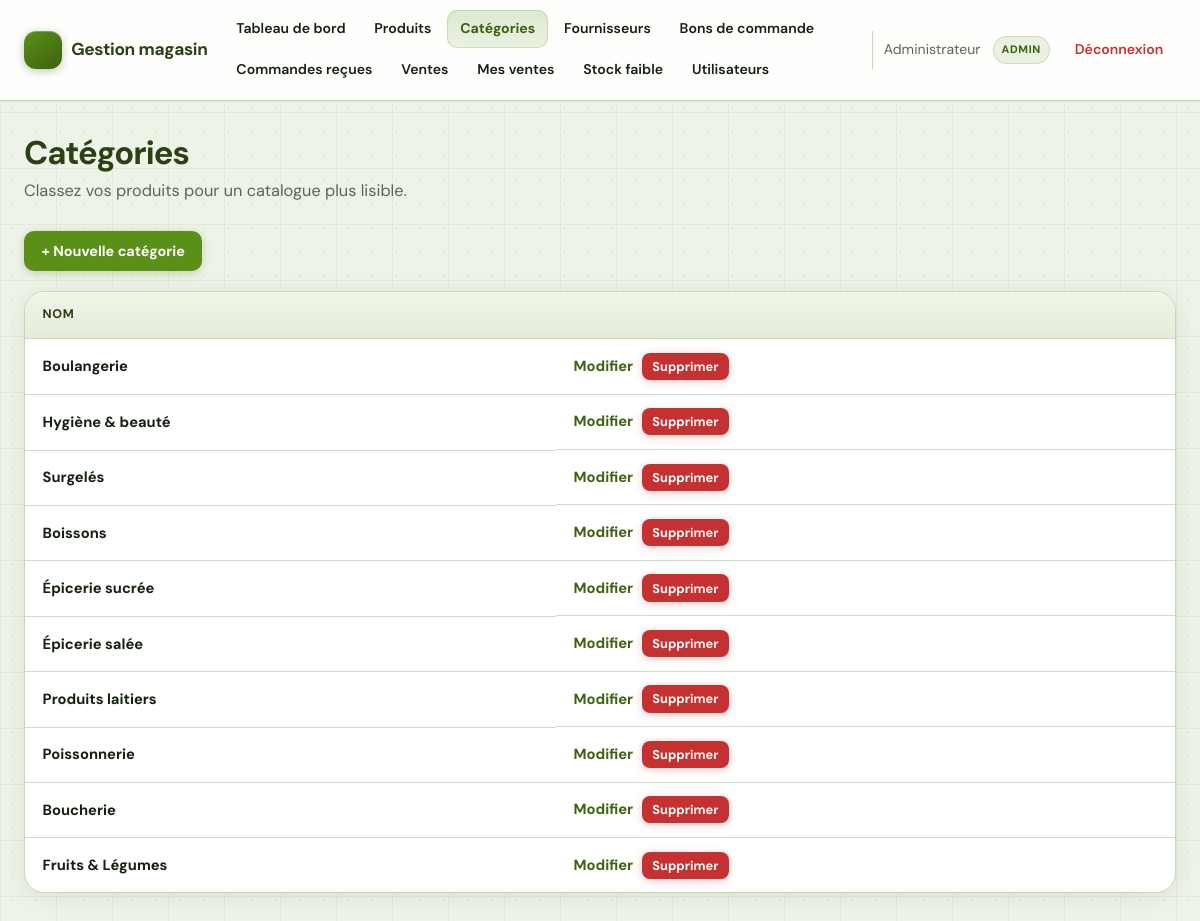
Page /index.php?action=categories (signed in) on the committed database.
### tables this page shows
CREATE TABLE categories (
    id INT AUTO_INCREMENT PRIMARY KEY,
    name VARCHAR(100) NOT NULL
);

### app/Controllers/CategoryController.php (called while the page is built, shortened)
<?php
class CategoryController extends BaseController
{
    private $categoryModel;
    public function __construct()
    {
        $this->categoryModel = new Category();
    }
    public function index(): void
    {
        $categories = $this->categoryModel->getAll();
        require_once APP_PATH . '/views/categories/index.php';
    }
}

### public/index.php (called while the page is built, shortened)
<?php
$action = isset($_GET['action']) ? (string) $_GET['action'] : 'login';
$route = $routes[$action];
$method = $route[1];
$controller = new $class();
$controller->{$method}();

### app/Models/Category.php (called while the page is built, shortened)
<?php
class Category
{
    private $conn;
    private $table = "categories";
    public function __construct()
    {
        $database = new Database();
        $this->conn = $database->connect();
    }
    public function getAll()
    {
        $sql = "SELECT * FROM {$this->table} ORDER BY id DESC";
        $stmt = $this->conn->prepare($sql);
        $stmt->execute();
        return $stmt->fetchAll();
    }
}

### config/database.php (called while the page is built)
<?php
class Database
{
    private $host = "localhost";
    private $dbname = "shop_db";
    private $username = "root";
    private $password = "";
    private $conn;
    public function connect()
    {
        if ($this->conn === null) {
            try {
                $this->conn = new PDO(
                    "mysql:host={$this->host};dbname={$this->dbname};charset=utf8mb4",
                    $this->username,
                    $this->password
                );
                $this->conn->setAttribute(PDO::ATTR_ERRMODE, PDO::ERRMODE_EXCEPTION);
                $this->conn->setAttribute(PDO::ATTR_DEFAULT_FETCH_MODE, PDO::FETCH_ASSOC);
            } catch (PDOException $e) {
                die("Erreur de connexion : " . $e->getMessage());
            }
        }
        return $this->conn;
    }
}

### app/views/categories/index.php (the view, shortened to what this page needs)
<?php
require __DIR__ . '/../partials/header.php';
?>
<header class="page-header">
    <h1 class="page-header__title">Catégories</h1>
    <p class="page-header__desc">Classez vos produits pour un catalogue plus lisible.</p>
</header>
<div class="page-toolbar">
    <a class="btn" href="index.php?action=category_create">+ Nouvelle catégorie</a>
</div>
<div class="panel panel--flush">
    <?php if (!empty($categories)): ?>
        <div class="table-wrap">
            <table class="data-table">
                <thead>
                    <tr>
                        <th>Nom</th>
                        <th></th>
                    </tr>
                </thead>
                <tbody>
                <?php foreach ($categories as $c): ?>
                    <tr>
                        <td><strong><?= htmlspecialchars($c['name']) ?></strong></td>
                        <td class="table-actions">
                            <a class="link-action" href="index.php?action=category_edit&id=<?= (int) $c['id'] ?>">Modifier</a>
                            <form method="post" action="index.php?action=category_delete" class="form-inline-delete" onsubmit="return confirm('Supprimer cette catégorie ?');">
                                <button type="submit" class="btn btn-danger btn-compact">Supprimer</button>
                            </form>
                        </td>
                    </tr>
                <?php endforeach; ?>
                </tbody>
            </table>
        </div>
    <?php endif; ?>
</div>
<?php require __DIR__ . '/../partials/footer.php'; ?>

### public/assets/css/app.css (style rules this page uses)
:root { --bg: #eef3e7; --card: #ffffff; --text: #142010; --muted: #5c6654; --border: #c8d6b8; --input-bg: #fafcf8; --accent: #5a8f18; --accent-hover: #6ba61c; --accent-deep: #3d6210; --accent-soft: rgba(90, 143, 24, 0.12); --complement: #2d3f14; --danger: #c53030; --danger-soft: rgba(197, 48, 48, 0.1); --motif-black: rgba(0, 0, 0, 0.045); --radius: 12px; --radius-lg: 20px; --shadow-sm: 0 1px 2px rgba(20, 32, 16, 0.06); --shadow-md: 0 4px 24px rgba(20, 32, 16, 0.08); --shadow-lg: 0 12px 40px rgba(20, 32, 16, 0.1); --font: 'DM Sans', system-ui, -apple-system, sans-serif; --surface-elevated: #ffffff; --ring-focus: 0 0 0 3px rgba(90, 143, 24, 0.35); }
* { box-sizing: border-box; }
html { scroll-behavior: smooth; }
body { font-family: var(--font); margin: 0; color: var(--text); line-height: 1.55; font-size: 1rem; background-color: var(--bg); background-image: radial-gradient(var(--motif-black) 1.2px, transparent 1.2px), linear-gradient(var(--motif-black) 1px, transparent 1px), linear-gradient(90deg, var(--motif-black) 1px, transparent 1px); background-size: 24px 24px, 100% 56px, 56px 100%; -webkit-font-smoothing: antialiased; }
a { color: var(--accent-deep); text-decoration: none; font-weight: 550; }
.page-header { margin-bottom: 1.75rem; }
.page-header__title { font-size: clamp(1.65rem, 3vw, 2.05rem); font-weight: 700; letter-spacing: -0.03em; color: var(--complement); margin: 0 0 0.35rem; line-height: 1.2; }
.page-header__desc { margin: 0; color: var(--muted); font-size: 1.02rem; max-width: 42rem; }
.page-toolbar { display: flex; flex-wrap: wrap; gap: 0.75rem 1rem; align-items: center; margin-bottom: 1.25rem; }
.panel { background: var(--surface-elevated); border-radius: var(--radius-lg); border: 1px solid var(--border); box-shadow: var(--shadow-md); overflow: hidden; margin-bottom: 1.5rem; }
.panel--flush { padding: 0; }
.table-wrap { overflow-x: auto; -webkit-overflow-scrolling: touch; }
.data-table { width: 100%; border-collapse: collapse; font-size: 0.92rem; }
.data-table th, .data-table td { padding: 0.85rem 1.1rem; text-align: left; border-bottom: 1px solid rgba(200, 214, 184, 0.85); vertical-align: middle; }
.data-table thead th { background: linear-gradient(180deg, #f0f6e8 0%, #e4ecd9 100%); color: var(--complement); font-weight: 700; font-size: 0.78rem; text-transform: uppercase; letter-spacing: 0.05em; }
.data-table tbody tr { transition: background 0.12s; }
.data-table tbody tr:last-child td { border-bottom: none; }
.link-action { font-weight: 650; color: var(--accent-deep) !important; text-decoration: none !important; }
.btn { display: inline-flex; align-items: center; justify-content: center; gap: 0.35rem; padding: 0.55rem 1.1rem; border-radius: 10px; background: var(--accent); color: #ffffff !important; border: none; cursor: pointer; font-size: 0.9rem; font-family: inherit; font-weight: 650; text-decoration: none !important; box-shadow: 0 2px 8px rgba(61, 98, 16, 0.25); transition: filter 0.15s, transform 0.12s; }
.btn-danger { background: var(--danger); box-shadow: 0 2px 8px rgba(197, 48, 48, 0.25); }
.btn-compact { padding: 0.32rem 0.65rem; font-size: 0.8rem; border-radius: 8px; }
.table-actions { display: flex; flex-wrap: wrap; gap: 0.55rem; align-items: center; }
.form-inline-delete { display: inline-flex; margin: 0; align-items: center; }

### rows in the picture
categories: name "Boulangerie"
categories: name "Hygiène & beauté"
categories: name "Surgelés"
categories: name "Boissons"
categories: name "Épicerie sucrée"
categories: name "Épicerie salée"
categories: name "Produits laitiers"
categories: name "Poissonnerie"
categories: name "Boucherie"
categories: name "Fruits & Légumes"

### other values in the picture
$user['name'] "Administrateur"
$user['role'] "ADMIN"
